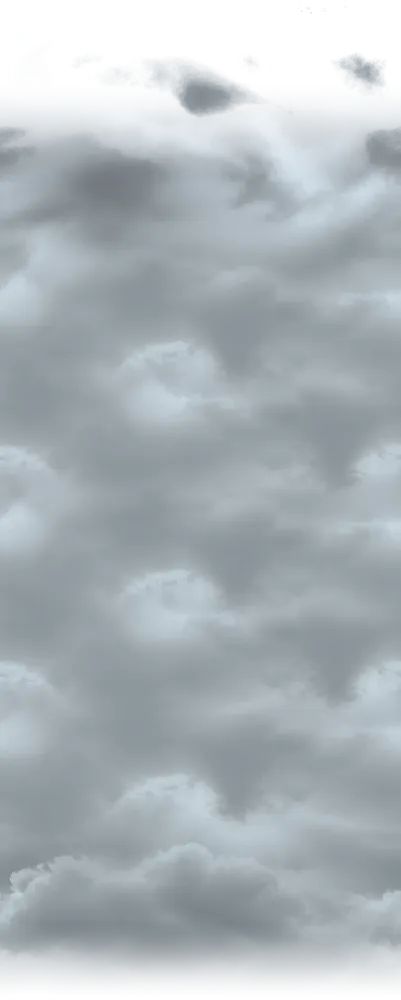
#> input picture tools/clouds-solid.webp, 401 x 1000 px, shrunk from 717 x 1788 before the run
$ python cloud_gaps.py clouds-solid.webp clouds-solid.webp
#> lines starting #> are read from the running program, lines starting #| are printed output that depends on the picture
"""Opens soft gaps in the cloud bank, where the blue behind it shows (style.css puts a
blue sky behind the bank's thick part). Needs numpy and Pillow.

    python tools/cloud_gaps.py tools/clouds-solid.webp <out dir>
    cwebp -q 80 -alpha_q 88 <out dir>/clouds.png -o public/clouds.webp

then run tools/cloud_depth.py again (its masks and textures are made from the bank).

- the gaps: thin patches, wider than tall, between 22% and 78% down the bank (clear of
  its top edge, over the logo, and of the billows near its bottom, which the last
  quote goes behind); not holes: the cloud thins to a haze there
- noise that wraps at the sides, so the bank still drifts sideways without a seam
"""
import sys
import numpy as np
from PIL import Image

src, out = sys.argv[1], sys.argv[2]
rng = np.random.default_rng(3)


def smooth(a, b, x):
    t = np.clip((x - a) / (b - a), 0, 1)
    return t * t * (3 - 2 * t)


def noise(h, w, scales):
    fy = np.fft.fftfreq(h)[:, None]
    fx = np.fft.fftfreq(w)[None, :]
    total = np.zeros((h, w))
    for (sy, sx), weight in scales:
        g = np.exp(-((fx * sx) ** 2 + (fy * sy) ** 2) * np.pi ** 2 / 2)
        n = np.real(np.fft.ifft2(np.fft.fft2(rng.standard_normal((h, w))) * g))
        total += weight * (n - n.mean()) / n.std()
    return (total - total.min()) / (total.max() - total.min())


im = np.asarray(Image.open(src).convert("RGBA")).astype(np.float32)
H, W = im.shape[:2]
#> H = 1000; W = 401
v = np.linspace(0, 1, H)[:, None]
#> v = 1000 values from 0 to 1

n = noise(H, W, [((45, 110), 0.75), ((16, 34), 0.25)])  # blobs wider than tall
#> after the loop in noise, `for (sy, sx), weight in scales:`:
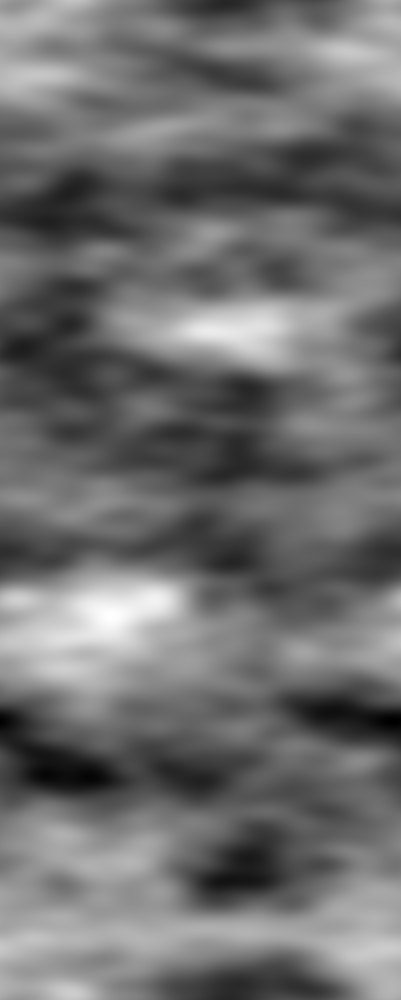
#> total: shape (1000, 401) float64; min -2.02, max 2.61, mean -5.67e-18; drawn with min black and max white
band = smooth(0.2, 0.26, v) * (1 - smooth(0.74, 0.8, v))
fine = noise(H, W, [((6, 10), 0.6), ((2.5, 4), 0.4)])  # wispy, broken edges
#> call 2 of noise, with h = 1000, w = 401
#> after the loop in noise (call 2), `for (sy, sx), weight in scales:`:
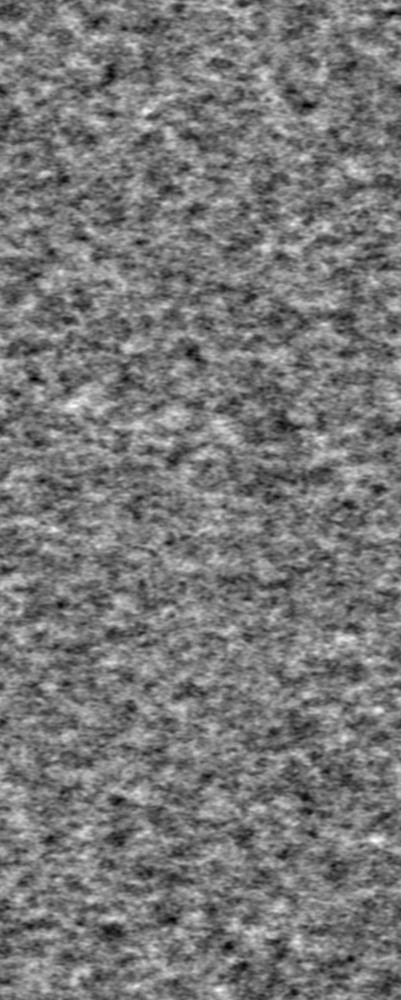
#> total: shape (1000, 401) float64; min -2.89, max 3.25, mean 1.47e-17; drawn with min black and max white
gap = smooth(0.58, 0.9, n + 0.18 * (fine - 0.5)) * band
im[..., 3] *= 1 - 0.8 * gap
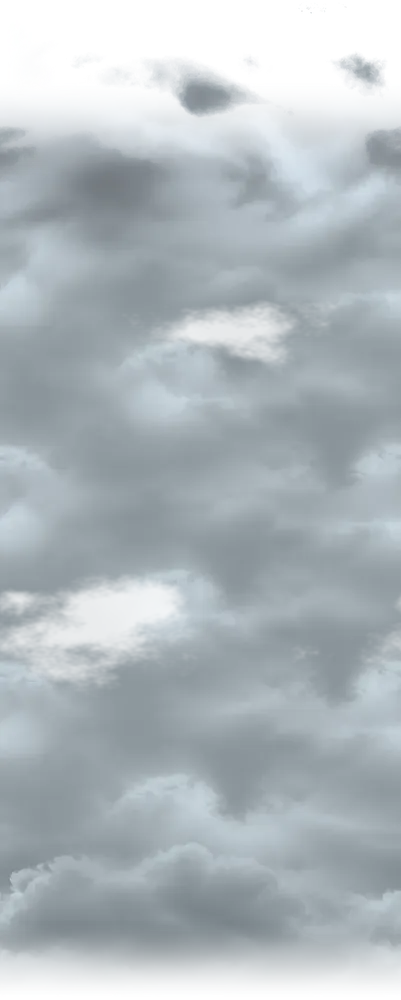
#> im: shape (1000, 401, 4) float32; mean R, G, B, A 150.2, 160.6, 166.2, 207; transparent parts drawn white
Image.fromarray(im.clip(0, 255).astype(np.uint8)).save(f"{out}/clouds.png")
